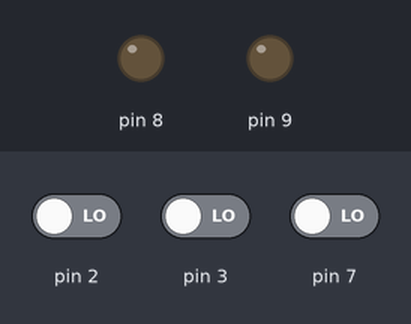
This sketch was run on a simulated Arduino Uno, built with avr-gcc and run on an emulated ATmega328P. On the bench: output pins drawn as LEDs (lit = HIGH). Inputs (shaded band) come from the test bench; at power-on: pin 2 LOW, pin 3 LOW, pin 7 LOW.

Above: at 1.2 s.
1.3 s: pin 2 driven HIGH
At 2.3 s:
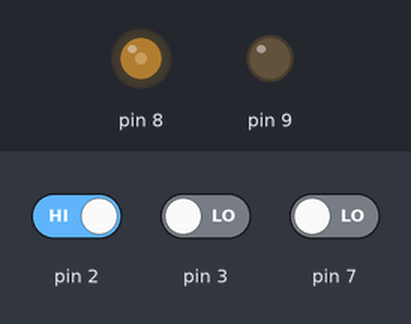
2.8 s: pin 3 driven HIGH
At 3.5 s:
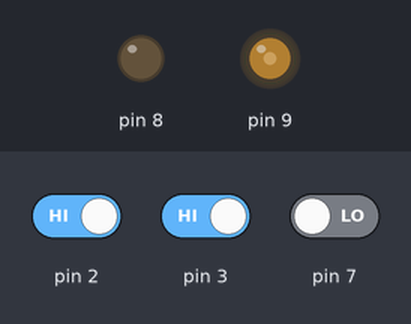
4.3 s: pin 7 driven HIGH
At 5.1 s:
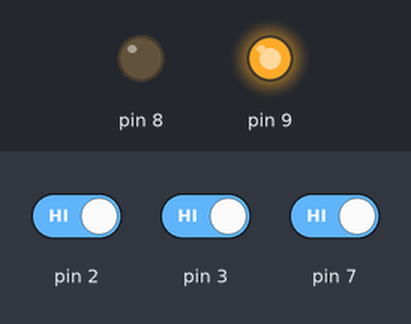
Timing chart, 0 to 7.3 s (numbered marks = the images above; inputs shaded):
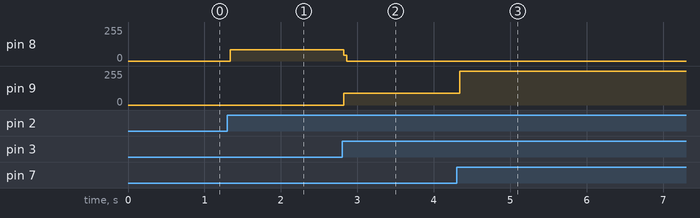

Measured:
- after the input at 1.3 s, pin 8: 0/255 → 85/255 at once
- after the input at 2.8 s, pin 8: 85/255 → 0/255 at once; pin 9: 0/255 → 88/255 at once
- after the input at 4.3 s, pin 9: 88/255 → 255/255 at once

The sketch:

sketch_oct14a.ino
```cpp
int p1_state = 0;
int p2_state = 0;
void setup() {
  // put your setup code here, to run once:
  //do only once
  pinMode(2, INPUT);
  pinMode(3, INPUT);
  pinMode(7, INPUT);
  pinMode(8, OUTPUT);
  pinMode(9, OUTPUT);
}

void loop() {
  // put your main code here, to run repeatedly:
  //stuff
  p1_state = digitalRead(2);
  p2_state = digitalRead(3);
  int winner = 0;
  if (p1_state == HIGH){
    winner = 1;
  }
  if (p2_state == HIGH){
    winner = 2;
  }
  if (winner > 0) {

    digitalWrite(7+winner,HIGH);
    for (int i = 0;  digitalRead(7)==HIGH; i++){
      delay(1);
    }
    digitalWrite(7+winner,LOW);


  }
}
```
